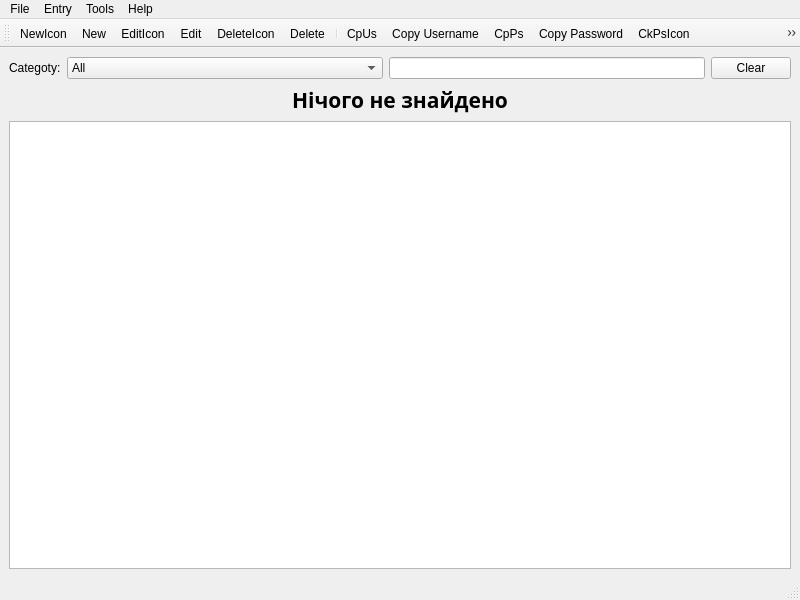
<?xml version="1.0" encoding="UTF-8"?>
<ui version="4.0">
 <class>MainWindow</class>
 <widget class="QMainWindow" name="MainWindow">
  <property name="geometry">
   <rect>
    <x>0</x>
    <y>0</y>
    <width>800</width>
    <height>600</height>
   </rect>
  </property>
  <property name="windowTitle">
   <string>MainWindow</string>
  </property>
  <widget class="QWidget" name="centralwidget">
   <layout class="QVBoxLayout" name="verticalLayout">
    <item>
     <layout class="QHBoxLayout" name="horizontalLayout">
      <item>
       <widget class="QLabel" name="label">
        <property name="sizePolicy">
         <sizepolicy hsizetype="Fixed" vsizetype="Preferred">
          <horstretch>0</horstretch>
          <verstretch>0</verstretch>
         </sizepolicy>
        </property>
        <property name="text">
         <string>Categoty:</string>
        </property>
       </widget>
      </item>
      <item>
       <widget class="QComboBox" name="comboSort">
        <item>
         <property name="text">
          <string>All</string>
         </property>
        </item>
        <item>
         <property name="text">
          <string>Account</string>
         </property>
        </item>
        <item>
         <property name="text">
          <string>Website</string>
         </property>
        </item>
        <item>
         <property name="text">
          <string>Device</string>
         </property>
        </item>
       </widget>
      </item>
      <item>
       <widget class="QLineEdit" name="lineEdit">
        <property name="sizePolicy">
         <sizepolicy hsizetype="Preferred" vsizetype="Fixed">
          <horstretch>0</horstretch>
          <verstretch>0</verstretch>
         </sizepolicy>
        </property>
        <property name="minimumSize">
         <size>
          <width>0</width>
          <height>0</height>
         </size>
        </property>
        <property name="sizeIncrement">
         <size>
          <width>200</width>
          <height>0</height>
         </size>
        </property>
        <property name="baseSize">
         <size>
          <width>0</width>
          <height>0</height>
         </size>
        </property>
       </widget>
      </item>
      <item>
       <widget class="QPushButton" name="btnClear">
        <property name="sizePolicy">
         <sizepolicy hsizetype="Fixed" vsizetype="Fixed">
          <horstretch>0</horstretch>
          <verstretch>0</verstretch>
         </sizepolicy>
        </property>
        <property name="text">
         <string>Clear</string>
        </property>
       </widget>
      </item>
     </layout>
    </item>
    <item>
     <widget class="QLabel" name="emptyStateLabel">
      <property name="font">
       <font>
        <family>Nirmala Text</family>
        <pointsize>16</pointsize>
        <italic>false</italic>
        <bold>true</bold>
       </font>
      </property>
      <property name="layoutDirection">
       <enum>Qt::LayoutDirection::LeftToRight</enum>
      </property>
      <property name="text">
       <string>Нічого не знайдено</string>
      </property>
      <property name="alignment">
       <set>Qt::AlignmentFlag::AlignCenter</set>
      </property>
     </widget>
    </item>
    <item>
     <widget class="QTableView" name="tableView"/>
    </item>
   </layout>
  </widget>
  <widget class="QMenuBar" name="menubar">
   <property name="geometry">
    <rect>
     <x>0</x>
     <y>0</y>
     <width>800</width>
     <height>25</height>
    </rect>
   </property>
   <widget class="QMenu" name="menuFile">
    <property name="title">
     <string>File</string>
    </property>
    <addaction name="actionExit"/>
    <addaction name="separator"/>
    <addaction name="actionSave"/>
   </widget>
   <widget class="QMenu" name="menuEntry">
    <property name="title">
     <string>Entry</string>
    </property>
   </widget>
   <widget class="QMenu" name="menuTools">
    <property name="title">
     <string>Tools</string>
    </property>
   </widget>
   <widget class="QMenu" name="menuHelp">
    <property name="title">
     <string>Help</string>
    </property>
    <addaction name="actionAbout"/>
   </widget>
   <addaction name="menuFile"/>
   <addaction name="menuEntry"/>
   <addaction name="menuTools"/>
   <addaction name="menuHelp"/>
  </widget>
  <widget class="QStatusBar" name="statusbar"/>
  <widget class="QToolBar" name="toolBar">
   <property name="windowTitle">
    <string>toolBar</string>
   </property>
   <attribute name="toolBarArea">
    <enum>TopToolBarArea</enum>
   </attribute>
   <attribute name="toolBarBreak">
    <bool>false</bool>
   </attribute>
   <addaction name="actionNewIcon"/>
   <addaction name="actionNew"/>
   <addaction name="actionEditIcon"/>
   <addaction name="actionEdit"/>
   <addaction name="actionDeleteIcon"/>
   <addaction name="actionDelete"/>
   <addaction name="separator"/>
   <addaction name="actionCpUsIcon"/>
   <addaction name="actionCpUs"/>
   <addaction name="actionCpPsIcon"/>
   <addaction name="actionCpPs"/>
   <addaction name="actionCkPsIcon"/>
   <addaction name="actionCheckPassword"/>
  </widget>
  <action name="actionNew">
   <property name="text">
    <string>New</string>
   </property>
   <property name="shortcut">
    <string>Ctrl+N</string>
   </property>
  </action>
  <action name="actionNewIcon">
   <property name="icon">
    <iconset theme="QIcon::ThemeIcon::AddressBookNew"/>
   </property>
   <property name="text">
    <string>NewIcon</string>
   </property>
  </action>
  <action name="actionEdit">
   <property name="text">
    <string>Edit</string>
   </property>
   <property name="shortcut">
    <string>F2</string>
   </property>
  </action>
  <action name="actionEditIcon">
   <property name="icon">
    <iconset theme="QIcon::ThemeIcon::MailMessageNew"/>
   </property>
   <property name="text">
    <string>EditIcon</string>
   </property>
  </action>
  <action name="actionDelete">
   <property name="text">
    <string>Delete</string>
   </property>
   <property name="shortcut">
    <string>Backspace</string>
   </property>
  </action>
  <action name="actionDeleteIcon">
   <property name="icon">
    <iconset theme="QIcon::ThemeIcon::EditDelete"/>
   </property>
   <property name="text">
    <string>DeleteIcon</string>
   </property>
  </action>
  <action name="actionCpUs">
   <property name="text">
    <string>Copy Username</string>
   </property>
   <property name="shortcut">
    <string>Ctrl+C</string>
   </property>
  </action>
  <action name="actionCpUsIcon">
   <property name="icon">
    <iconset theme="QIcon::ThemeIcon::EditCopy"/>
   </property>
   <property name="text">
    <string>CpUs</string>
   </property>
  </action>
  <action name="actionCpPs">
   <property name="text">
    <string>Copy Password</string>
   </property>
   <property name="shortcut">
    <string>Ctrl+Shift+С</string>
   </property>
  </action>
  <action name="actionCpPsIcon">
   <property name="icon">
    <iconset theme="QIcon::ThemeIcon::EditCopy"/>
   </property>
   <property name="text">
    <string>CpPs</string>
   </property>
  </action>
  <action name="actionExit">
   <property name="text">
    <string>Exit</string>
   </property>
   <property name="shortcut">
    <string>Ctrl+Q</string>
   </property>
  </action>
  <action name="actionSave">
   <property name="text">
    <string>Save</string>
   </property>
   <property name="shortcut">
    <string>Ctrl+S</string>
   </property>
  </action>
  <action name="actionAbout">
   <property name="text">
    <string>About</string>
   </property>
  </action>
  <action name="actionCheckPassword">
   <property name="text">
    <string>Check Password</string>
   </property>
  </action>
  <action name="actionCkPsIcon">
   <property name="icon">
    <iconset theme="QIcon::ThemeIcon::EditFind"/>
   </property>
   <property name="text">
    <string>CkPsIcon</string>
   </property>
  </action>
 </widget>
 <resources/>
 <connections/>
</ui>
